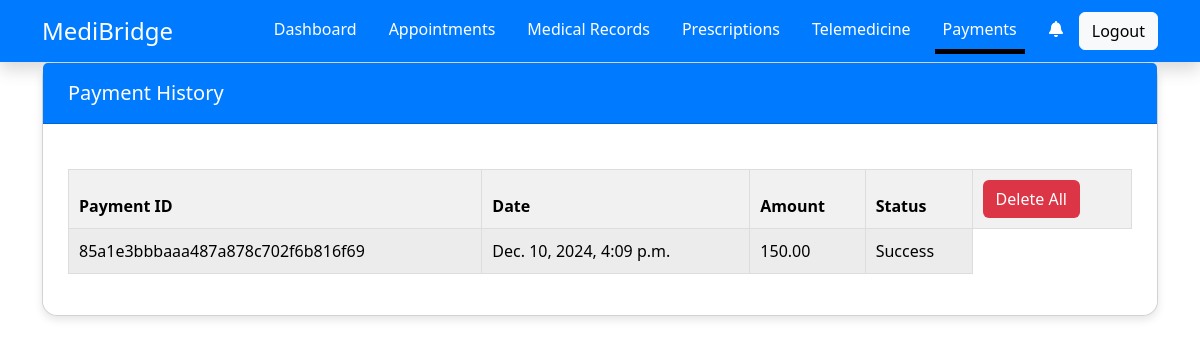
The app's page /patient/payment (signed in) with its own data.
### patient_app/models.py (models this page shows, shortened)
class Payment(models.Model):
    user = models.ForeignKey(User, on_delete=models.CASCADE, related_name='payments')
    appointment = models.ForeignKey('Appointment', on_delete=models.CASCADE, null=True, blank=True)
    transaction_id = models.CharField(max_length=100, unique=True)
    amount = models.DecimalField(max_digits=10, decimal_places=2)
    payment_status = models.CharField(max_length=20, choices=[('Success', 'Success'), ('Failure', 'Failure')])
    created_at = models.DateTimeField(auto_now_add=True)

### patient_app/views.py (the view)
# urls.py: path('payment',patient_payment,name='payment'),
def patient_payment(request):
    payments = Payment.objects.filter(user=request.user).order_by('-created_at')
    return render(request,'patient_nav/payment.html',{'payments':payments})

### patient_app/templates/patient_nav/payment.html
{% extends 'pbase.html' %}
{% block content %}
<div class="container">
    <div class="card">
        <div class="card-header">
            Payment History
        </div>
        <div class="card-body">
            <table class="table table-striped">
                <thead>
                    <tr>
                        <th>Payment ID</th>
                        <th>Date</th>
                        <th>Amount</th>
                        <th>Status</th>
                        <th><a href="{% url 'delete_all_transaction' %}"><button class="btn bg-danger text-white">Delete All</button></a></th>
                    </tr>
                </thead>
                <tbody>
                    {% if payments %}
                        {% for i in payments %}
                        <tr>
                            <td>{{i.transaction_id}}</td>
                            <td>{{i.created_at}}</td>
                            <td>{{i.amount}}</td>
                            <td><span class="payment-status paid">{{i.payment_status}}</span></td>
                        </tr>
                        {% endfor %}
                    {% endif %}
                </tbody>
            </table>
        </div>
    </div>
</div>
{% endblock %}

### patient_app/static/css/medical.css (style rules this page uses)
.card { border-radius: 15px; box-shadow: 0 4px 8px rgba(0, 0, 0, 0.1); margin-bottom: 30px; }
.card-header { background-color: #007bff; color: white; font-size: 20px; padding: 15px 25px; border-radius: 15px 15px 0 0; }
.card-body { padding: 25px; background-color: white; border-radius: 0 0 15px 15px; }
.table { border-collapse: collapse; width: 100%; margin-top: 20px; }
.table th, .table td { padding: 10px; border: 1px solid #ddd; text-align: left; }
.table th { background-color: #f1f1f1; }
.table td { background-color: #f9f9f9; }

### records on screen
Payment: transaction_id "85a1e3bbbaaa487a878c702f6b816f69", created_at "Dec. 10, 2024, 4:09 p.m.", amount "150.00", payment_status "Success"
